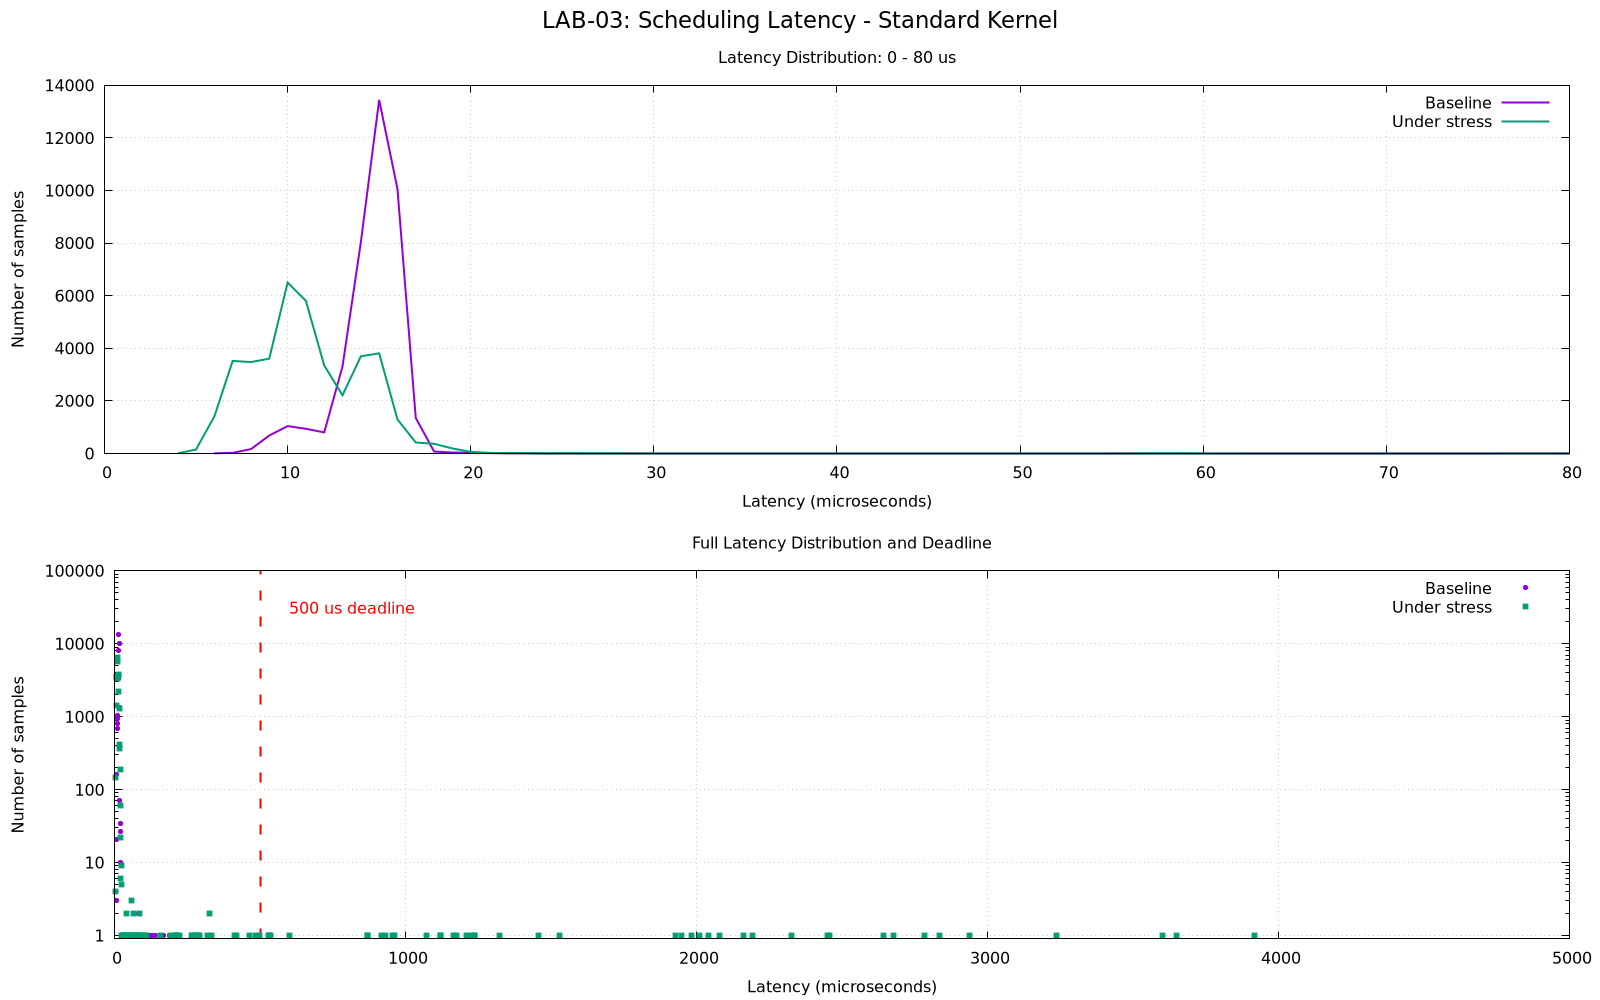

This figure's gnuplot source:
set terminal pngcairo size 1600,1000 enhanced font "DejaVu Sans,12"
set output "latency_histogram.png"

set multiplot layout 2,1 title \
"LAB-03: Scheduling Latency - Standard Kernel" \
font "DejaVu Sans,17"

set grid
set key top right
set xlabel "Latency (microseconds)"
set ylabel "Number of samples"

# Top: zoom into the typical latency range
set title "Latency Distribution: 0 - 80 us"
set xrange [0:80]
set yrange [0:*]

plot \
  "hist_standard.txt" using 1:($2+$3+$4+$5) \
    with lines linewidth 2 title "Baseline", \
  "hist_stress.txt" using 1:($2+$3+$4+$5) \
    with lines linewidth 2 title "Under stress"

# Bottom: all observed latency bins
set title "Full Latency Distribution and Deadline"
set xrange [0:5000]
set yrange [0.9:*]
set logscale y

set arrow 1 from 500, graph 0 to 500, graph 1 \
  nohead dt 2 linewidth 2 lc rgb "red"

set label 1 "500 us deadline" \
  at 600, graph 0.9 textcolor rgb "red"

plot \
  "hist_standard.txt" using 1:($2+$3+$4+$5) \
    with points pointtype 7 pointsize 0.7 title "Baseline", \
  "hist_stress.txt" using 1:($2+$3+$4+$5) \
    with points pointtype 5 pointsize 0.8 title "Under stress"

unset multiplot
